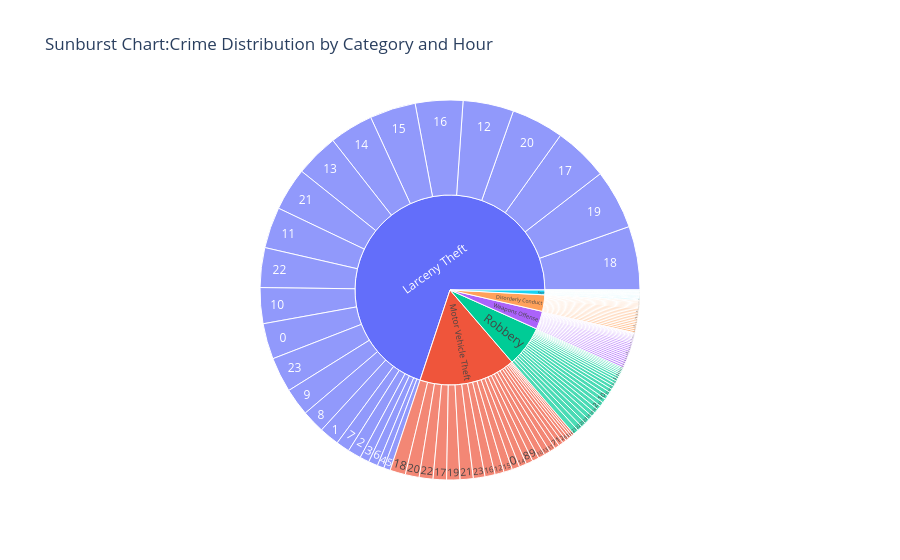

Source (notebook cell):
### Markdown cell above
## Further Additional Exercises

To further explore interactive data visualization techniques, we experimented with additional Plotly chart types and dashboard features. These exercises help demonstrate how different visualization styles can highlight different aspects of the crime dataset and support both exploratory analysis and presentation.

In particular, we explored hierarchical charts (such as sunburst and treemap), interactive dashboard controls (dropdown menus), and small-multiple visualizations to compare patterns across years.

### Code cell
import plotly.express as px

# Aggregate counts
sunburst_df = (
    df_focus
    .groupby(["Incident Category", "Hour"])
    .size()
    .reset_index(name="Count")
)

fig = px.sunburst(
    sunburst_df,
    path=["Incident Category", "Hour"],
    values="Count",
    title="Sunburst Chart:Crime Distribution by Category and Hour"
)

fig.show()

### Figure 1 — Plotly figure (JSON) as saved in the notebook; plotly's stock layout.template omitted (floating-point values rounded to 4 significant figures; data arrays with more than 128 entries replaced by an {"elided": "..."} marker saying what was removed)
{"data": [{"branchvalues": "total", "domain": {"x": [0, 1], "y": [0, 1]}, "hovertemplate": "labels=%{label}<br>Count=%{value}<br>parent=%{parent}<br>id=%{id}<extra></extra>", "ids": {"elided": "150 str values"}, "labels": {"elided": "150 str values"}, "name": "", "parents": {"elided": "150 str values"}, "type": "sunburst", "values": {"elided": "150 float values"}}], "layout": {"legend": {"tracegroupgap": 0}, "title": {"text": "Sunburst Chart:Crime Distribution by Category and Hour"}}}
